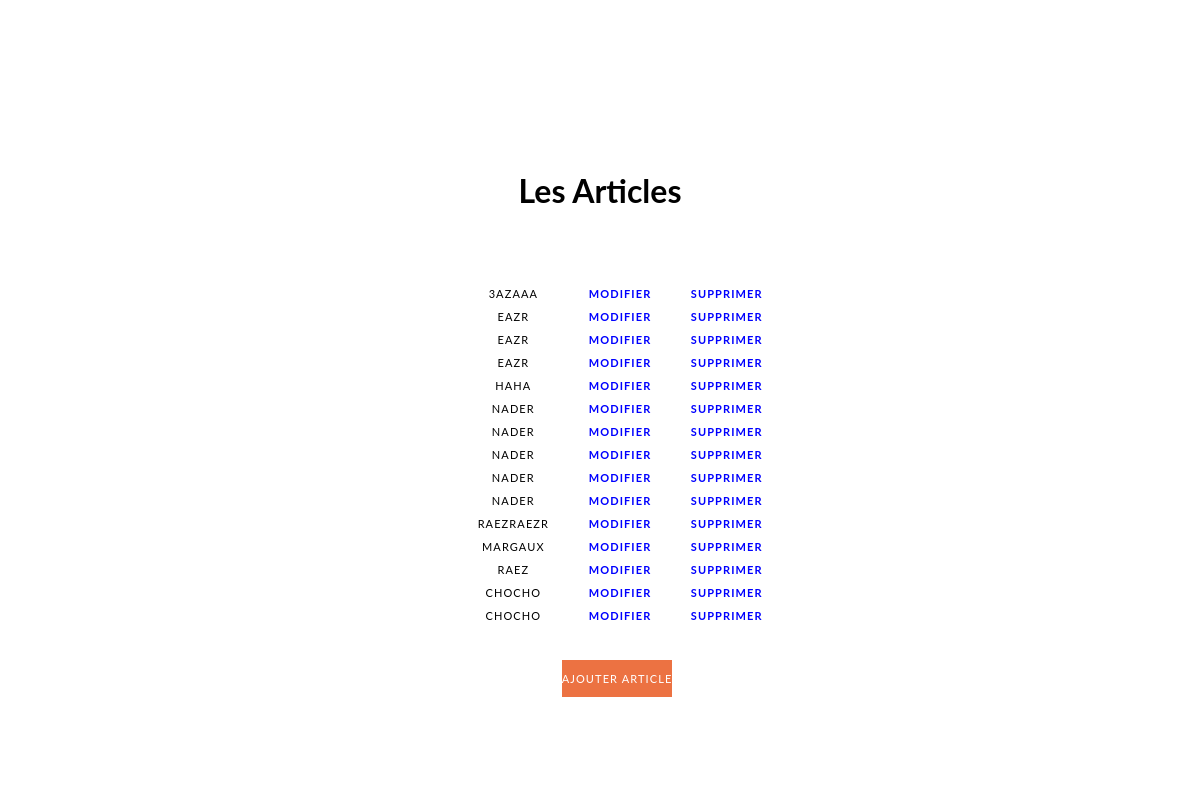
The page / on the database its author committed.
### tables this page shows
CREATE TABLE IF NOT EXISTS `articles` (
  `id` int(11) NOT NULL AUTO_INCREMENT,
  `titre` varchar(255) NOT NULL,
  `contenu` text NOT NULL,
  `date_time_publication` datetime NOT NULL,
  PRIMARY KEY (`id`)
);

### index.php (the view, shortened to what this page needs)
<?php
include "conf.php";
$articles = $bdd->query('SELECT * FROM articles ORDER BY date_time_publication DESC');
?>
<!DOCTYPE html>
<html>
<head>
   <link rel="stylesheet" href="style.css">
</head>
<body>
   <center>
      <div class="bloc">
         <h1>Les Articles</h1>
         <ul>
            <?php while($a = $articles->fetch()) { ?>
            <li><a href="article.php?id=<?= $a['id'] ?>" ><?= $a['titre'] ?></a><a href="redaction.php?edit=<?= $a['id'] ?>">Modifier</a><a href="supprimer.php?id=<?= $a['id'] ?>">Supprimer</a></li>
            <?php } ?>
         <ul>
         <div>
            <a href="redaction.php">Ajouter article </a>
         </div>
      </div>
   </center>
</body>
</html>

### style.css (style rules this page uses)
html, body { width: 100vw; height: 100vh; margin: 0; padding: 0; background: url("https://s3-us-west-2.amazonaws.com/s.cdpn.io/28963/form-bk.jpg") no-repeat center center; background-size: cover; font-family: 'Lato', sans-serif; }
.bloc { display: block; background-color: white; position: relative; top: 100px; padding: 100px; width: 30%; }
.bloc div a { position: relative; top: 40px; left: -23px; padding-top: 12px; padding-bottom: 12px; border: none; text-transform: uppercase; font-size: 11px; z-index: 500; letter-spacing: 0.1em; text-align: center; cursor: pointer; background: #ec7242; color: #fff; width: 100%; -webkit-transition: 0.8s all ease; transition: 0.8s all ease; }
.bloc a { text-decoration: none; padding-top: 5px; padding-bottom: 5px; border: none; text-transform: uppercase; font-size: 11px; position: relative; z-index: 500; letter-spacing: 0.1em; text-align: center; cursor: pointer; color: blue; width: 150px; -webkit-transition: 0.8s all ease; transition: 0.8s all ease; }
.bloc h1 { text-align: center; position: relative; top: -50px; }
.bloc ul { text-align: center; }
.bloc ul li { list-style: none; display: -webkit-box; display: -ms-flexbox; display: flex; -ms-flex-pack: distribute; justify-content: space-around; }
.bloc ul li a:first-child { text-decoration: none; text-align: center; color: black; }
.bloc ul li a:nth-child(2) { text-decoration: none; text-align: center; font-weight: bold; }
.bloc ul li a:nth-child(3) { text-decoration: none; font-weight: bold; }

### rows shown on the page
articles: titre "3AZAAA"
articles: titre "EAZR"
articles: titre "EAZR"
articles: titre "EAZR"
articles: titre "HAHA"
articles: titre "NADER"
articles: titre "NADER"
articles: titre "NADER"
articles: titre "NADER"
articles: titre "NADER"
articles: titre "RAEZRAEZR"
articles: titre "MARGAUX"
articles: titre "RAEZ"
articles: titre "CHOCHO"
articles: titre "CHOCHO"
